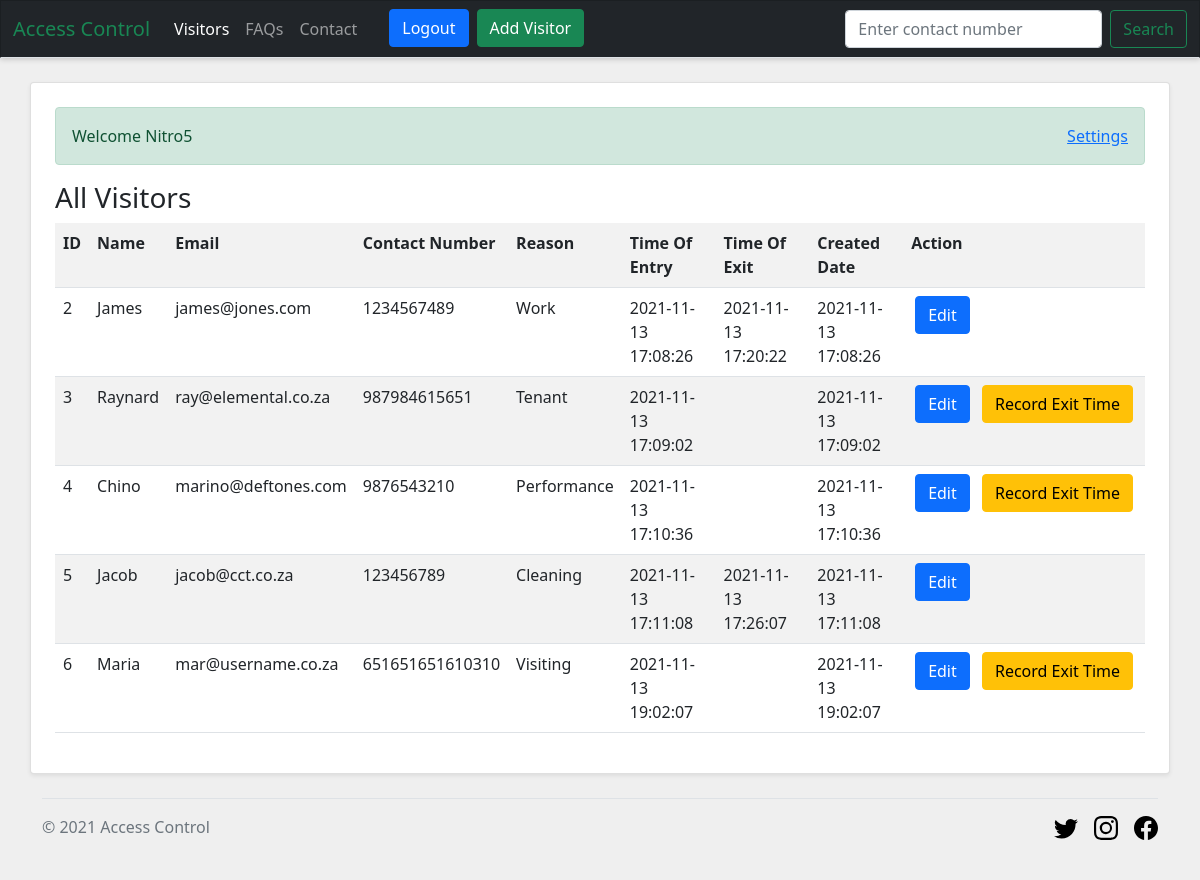
The page /index.php (signed in) on the database its author committed.
### tables this page shows
CREATE TABLE `visitors` (
  `id` int(11) NOT NULL AUTO_INCREMENT,
  `name` text DEFAULT NULL,
  `email` varchar(256) DEFAULT NULL,
  `contact_number` varchar(256) DEFAULT NULL,
  `reason` text DEFAULT NULL,
  `time_of_entry` timestamp NOT NULL DEFAULT current_timestamp(),
  `time_of_exit` datetime DEFAULT NULL,
  `created` datetime DEFAULT current_timestamp(),
  PRIMARY KEY (`id`)
);

### index.php (the view, shortened to what this page needs)
<?php
require_once("config/db.php");
$query = "SELECT * FROM `visitors`";
$result = mysqli_query($connection, $query);
?>
<?php require_once("header.php"); ?>
<section>
    <div class="container card rounded bg-white shadow-sm my-4 p-4">
        <?php if(!empty($_SESSION['user']['username'])){ ?>
            <div class="alert alert-success">Welcome <?php echo ucwords($_SESSION['user']['username']); ?> <a class="float-end" href="my_account.php">Settings</a></div>
        <?php } ?>
        <h3>All Visitors</h3>
        <table class="table table-striped table-hover">
            <tr>
                <th>ID</th>
                <th>Name</th>
                <th>Email</th>
                <th>Contact Number</th>
                <th>Reason</th>
                <th>Time Of Entry</th>
                <th>Time Of Exit</th>
                <th>Created Date</th>
                <?php if(isset($_SESSION['user'])){ ?>
                    <th>Action</th>
                <?php } ?>
            </tr>
            <?php
            if($result->num_rows > 0){
                while($all_visitors = mysqli_fetch_array($result)){
            ?>
            <tr>
                <td><?php echo $all_visitors['id']; ?></td>
                <td><?php echo $all_visitors['name']; ?></td>
                <td><?php echo $all_visitors['email']; ?></td>
                <td><?php echo $all_visitors['contact_number']; ?></td>
                <td><?php echo $all_visitors['reason']; ?></td>
                <td><?php echo $all_visitors['time_of_entry'] ; ?></td>
                <td><?php echo $all_visitors['time_of_exit']; ?></td>
                <td><?php echo $all_visitors['created']; ?></td>
                <td class="nowrap">
                    <?php if(isset($_SESSION['user']) && $_SESSION['user']['admin'] == 1){ ?>
                        <a class="btn btn-primary mx-1" href="edit_visitor.php?id=<?php echo $all_visitors['id']; ?>">Edit</a>
                        <?php if(empty($all_visitors['time_of_exit'])){ ?>
                            <a class="btn btn-warning mx-1" href="edit_visitor.php?id=<?php echo $all_visitors['id']; ?>&exit=true">Record Exit Time</a>
                        <?php } ?>
                    <?php } ?>
                </td>
            </tr>
            <?php }}else{
                echo '<h6 class="text-danger">No visitor information recorded yet.</h6>';
            } ?>
        </table>
    </div>
</section>
<?php require_once("footer.php"); ?>

### resources/css/site.css (style rules this page uses)
body { background-color: #efefef !important; }
.nowrap { white-space: nowrap; }

### rows shown on the page
visitors: id "2", name "James", email "james@jones.com", contact_number "1234567489", reason "Work", time_of_entry "2021-11-13 17:08:26", time_of_exit "2021-11-13 17:20:22", created "2021-11-13 17:08:26"
visitors: id "3", name "Raynard", email "ray@elemental.co.za", contact_number "987984615651", reason "Tenant", time_of_entry "2021-11-13 17:09:02", created "2021-11-13 17:09:02"
visitors: id "4", name "Chino", email "marino@deftones.com", contact_number "9876543210", reason "Performance", time_of_entry "2021-11-13 17:10:36", created "2021-11-13 17:10:36"
visitors: id "5", name "Jacob", email "jacob@cct.co.za", contact_number "123456789", reason "Cleaning", time_of_entry "2021-11-13 17:11:08", time_of_exit "2021-11-13 17:26:07", created "2021-11-13 17:11:08"
visitors: id "6", name "Maria", email "mar@username.co.za", contact_number "651651651610310", reason "Visiting", time_of_entry "2021-11-13 19:02:07", created "2021-11-13 19:02:07"

### other values the page prints
$_SESSION['user']['username'] "Nitro5"
